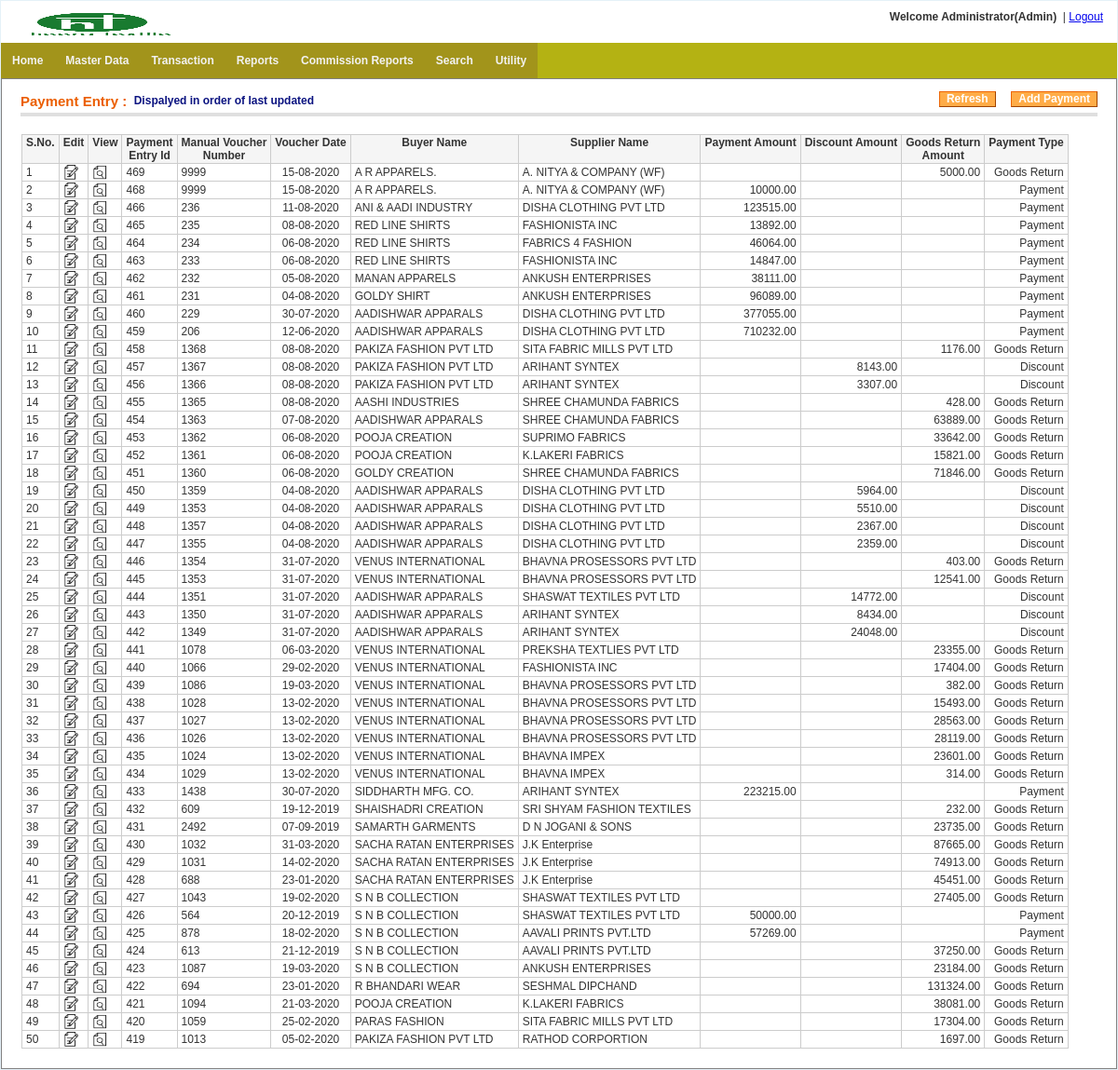
Page /payment_entry/index.php (signed in) on the earlier database version.
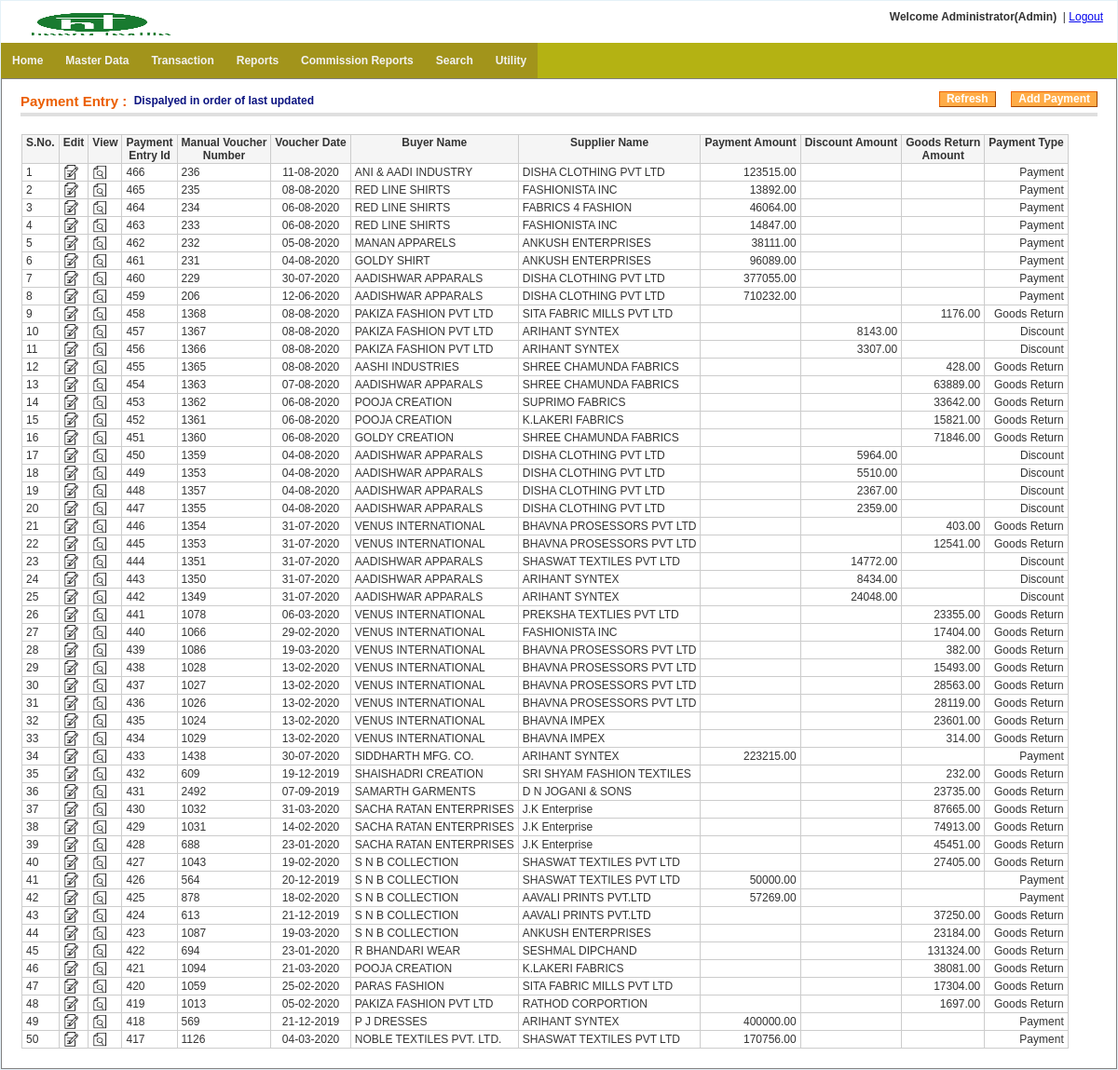
Same page on the later database version.
### tables this page shows
CREATE TABLE `menu` (
  `menu_id` int(11) NOT NULL auto_increment,
  `menu_name` varchar(255) NOT NULL,
  `parent_id` int(11) NOT NULL default '0' COMMENT '0 if menu is root level or menuid if this is child on any menu',
  `link` varchar(255) NOT NULL,
  `status` enum('0','1') NOT NULL default '1' COMMENT '0 for disabled menu or 1 for enabled menu',
  `user_role` varchar(20) NOT NULL default '',
  PRIMARY KEY  (`menu_id`)
);

CREATE TABLE `txt_payment_entry_main` (
  `payment_entry_id` bigint(20) NOT NULL auto_increment,
  `manual_vou_number` varchar(20) NOT NULL default '',
  `old_system_vou_number` varchar(20) NOT NULL default '',
  `voucher_date` date NOT NULL default '1970-01-01',
  `buyer_account_code` varchar(20) NOT NULL default '',
  `supplier_account_code` varchar(20) NOT NULL default '',
  `vou_type` varchar(20) NOT NULL default '',
  `payment_amount` decimal(15,2) NOT NULL default '0.00',
  `discount_amount` decimal(15,2) NOT NULL default '0.00',
  `gr_amount` decimal(15,2) NOT NULL default '0.00',
  `narration` varchar(100) NOT NULL default '',
  `supporting_doc_1` varchar(200) NOT NULL default '',
  `supporting_doc_2` varchar(200) NOT NULL default '',
  `create_user` varchar(20) NOT NULL default '',
  `create_date` datetime NOT NULL default '1970-01-01 00:00:00',
  `last_update_user` varchar(20) NOT NULL default '',
  `last_update_date` datetime NOT NULL default '1970-01-01 00:00:00',
  `delete_tag` varchar(10) NOT NULL default 'FALSE',
  `delete_user` varchar(20) NOT NULL default '',
  `delete_date` datetime NOT NULL default '1970-01-01 00:00:00',
  PRIMARY KEY  (`payment_entry_id`)
);

### includes/settings.php (called while the page is built, shortened)
<?php
$host=$_SERVER["HTTP_HOST"];
if(false) {
		$web_path="http://malwainfotech.com/Textile/";
	}
 else {
	$web_path="http://$host/HTextile/";
}
?>

### includes/config.php (called while the page is built, shortened)
<?php
  function rev_convert_date($date) {
    if(!empty($date) && $date!='0000-00-00' && $date!='1970-01-01' && $date!='2030-01-01') {
	  	$temp_date=explode("-",$date);
		$dd=$temp_date[2];
		$mm=$temp_date[1];
		$yy=$temp_date[0];
		$new_date=$dd."-".$mm."-".$yy;
		return $new_date;
	} else {
		return;
	}
  }
function zeroToBlank($num){
	if(is_nan($num)){
		return "";
	}else if($num==0){
		return "";
	}
	return $num;
}
?>

### payment_entry/index.php (the view, shortened to what this page needs)
<?php include("../includes/check_session.php");
include("../includes/config.php");
$con=get_connection();
$sql="select * from txt_company where delete_tag='FALSE' order by company_id ASC";
$result=mysqli_query($con,$sql);
$company_array=array("Value"=>"Key");
while($rs=mysqli_fetch_array($result))
{
  $com_array=array($rs['firm_name']=>$rs['company_id']);
  $company_array=array_merge($company_array,$com_array);
}
?>
<!DOCTYPE html PUBLIC "-//W3C//DTD XHTML 1.0 Transitional//EN" "http://www.w3.org/TR/xhtml1/DTD/xhtml1-transitional.dtd">
<html xmlns="http://www.w3.org/1999/xhtml">
<head>
<link href="<?php echo $web_path; ?>css/style.css" rel="stylesheet" type="text/css" />
<center>
<table width="100%" border="0" align="center" style="border:1px solid #e5f1f8;background-color:#FFFFFF">
<tr>
    <td><?php include("../includes/header.php"); ?></td>
  </tr>
  <tr>
    <td><?php include("../includes/menu.php"); ?></td>
  </tr>
  <tr>
    <td height="326" valign="top"><table width="100%" style="margin-top:0px" align="center" cellpadding="0" cellspacing="0" border="1">
                        <tr>
                            <td valign="top">
                            <div class="content_padding">
                            <div class="content-header">
            <table width="100%"><tr><td valign="bottom" width="335" ><h3>Payment Entry :</h3> <h4>Dispalyed in order of last updated</h4></td>
            	<td align="right"> <button onclick="location.href='index.php'">Refresh</button> &nbsp; &nbsp; <button onClick="location.href='add_payment_entry.php'">Add Payment</button></td>
            </tr>
            </table>
            </div>
    <table cellpadding="0" cellspacing="0" border="0">
            <tr>
             <td  valign="top">
<table class="tbl_border">
	<tr>
    	<th valign="top" >S.No.</th>
      <th valign="top" >Edit</th>
      <th valign="top" >View</th>
        <th valign="top" >Payment <BR> Entry Id</th>
        <th valign="top" >Manual Voucher <BR> Number</th>
        <th valign="top" >Voucher Date</th>
        <th valign="top" >Buyer Name</th>
        <th valign="top" >Supplier Name</th>
        <th valign="top" >Payment Amount</th>
        <th valign="top" >Discount Amount</th>
        <th valign="top" >Goods Return <BR> Amount</th>
        <th valign="top" >Payment Type</th>
    </tr>
<?php
$sql_pay="select * from txt_payment_entry_main
        where delete_tag='FALSE'
        order by last_update_date desc,voucher_date DESC, payment_entry_id desc LIMIT 0,50";
$result=mysqli_query($con,$sql_pay);
$count=0;
while($rs=mysqli_fetch_array($result))
{
	$payment_entry_id=$rs[0];
	echo "<tr>";
  echo "<td>".++$count."</td>";
  echo "<td><a href='edit_payment_entry.php?payment_entry_id=$payment_entry_id'><img src='../images/noun_project_edit_1.png' height='16' width='16' border='0' title='Edit' /></a></td>";
  echo "<td><a href='view_payment_entry.php?payment_entry_id=$payment_entry_id'><img src='../images/noun_project_preview_1.png' height='16' width='16' border='0' title='View' /></a></td>";
  echo "<td align='left' >".$rs['payment_entry_id']."</td>";
	echo "<td  align='left' >".$rs['manual_vou_number']."</td>";
  echo "<td  align='center' >".rev_convert_date($rs['voucher_date'])."</td>";
$disp_supp_name=array_search($rs['supplier_account_code'],$company_array);
$disp_buyer_name=array_search($rs['buyer_account_code'],$company_array);
	echo "<td>".$disp_buyer_name."</td>";
  echo "<td>".$disp_supp_name."</td>";
  echo "<td  align='right' >".zeroToBlank($rs['payment_amount'])."</td>";
  echo "<td align='right' >".zeroToBlank($rs['discount_amount'])."</td>";
  echo "<td align='right' >".zeroToBlank($rs['gr_amount'])."</td>";
  echo "<td align='right' >".$rs['vou_type']."</td>";
	echo"</tr>";
}
?>
</table>
</td></tr></table><?php $_SESSION['uid']=77; ?>
                  </div>
                  </td></tr></table>
                  </td></tr>
                  </table>
                  </html>

### includes/header.php (shortened to what this page needs)
<table width="100%" align="center" cellpadding="0" cellspacing="0" border="0">
                        <tr>
                        <td align="left"  valign="top" align='center'>
                        <div class="header_panel" valign="top"  > <h3>
                        <img height='30' width='180' src="<?php echo $web_path; ?>images/dt_png.png" alt="DT">
                         </h3>
                          </div>
                        </td>
                            <td align="center">&nbsp;
                            </td>
                             <td align="right" valign="top">
                             <div style="padding-right:15px; padding-top:10px;">
                        <?php
                        $user_type_ar_head=array('Admin' => 'admin',
                        'User' => 'user',
                        'Master' =>'master'
                    );
                          $role_id="";
                          if(isset($_SESSION['ROLEID'])){
                            $role_id=$_SESSION['ROLEID'];
                          }
                          $disp_role_name=array_search($role_id,$user_type_ar_head);
                        if($_SESSION['LOGID']) {
                          echo " <strong>Welcome ".$_SESSION['USER_NAME']."(".$disp_role_name.")</strong> &nbsp;";
                          echo "| <a href='".$web_path."login/logout.php'>Logout</a>";
                        }
          						  ?>
                          	</div>
                         </td>
                        </tr>
                    </table>

### includes/menu.php
<?php
$con=get_connection();
?>
<?php
function get_menu_tree($parent_id,$web_path)
{
  global $con;
  $role_id="";
  if(isset($_SESSION['ROLEID'])){
    $role_id=$_SESSION['ROLEID'];
  }
  $menu = "";
    $sqlquery = " SELECT * FROM menu where status='1' and parent_id='$parent_id' and user_role='$role_id' ";
	$res=mysqli_query($con,$sqlquery);
    while($row=mysqli_fetch_array($res,MYSQLI_ASSOC))
	{
           $menu .="<li><a href='".$web_path.$row['link']."?menu_id=".$row['menu_id']."'>".$row['menu_name']."</a>";
		   $menu .= "<ul>".get_menu_tree($row['menu_id'],$web_path)."</ul>";
 		   $menu .= "</li>";
    }
    return $menu;
}
?>
<ul class="main-navigation">
<?php echo get_menu_tree(0,$web_path); ?>
</ul>

### Htextile/css/style.css (style rules this page uses)
.tbl_border { border: 1px solid #cccccc; border-collapse: collapse; padding: 1px 4px; margin: 1px; }
.tbl_border td { border: 1px solid #cccccc; border-collapse: collapse; padding: 1px 4px; }
.tbl_border th { border: 1px solid #cccccc; background-color: #F5F5F5; border-collapse: collapse; padding: 1px 4px; margin: 1px; }
table { border-collapse: collapse; }
.tbl_border2 td, th { border: 1px solid #cccccc; border-collapse: collapse; padding: 10px; margin: 1px; }
button, .form-button { -x-system-font: none; background: #FFAC47 repeat-x scroll 0 100%; border-color: #ED6502 #A04300 #A04300 #ED6502; border-style: solid; border-width: 1px; color: #FFFFFF; cursor: pointer; font-family: arial, helvetica, sans-serif; font-size: 12px; font-size-adjust: none; font-stretch: normal; font-style: normal; font-variant: normal; font-weight: bold; line-height: normal; padding: 0 7px 1px; text-align: center !important; white-space: nowrap; }
.content-header { margin-bottom: 18px; border-bottom: 4px solid #dfdfdf; padding-bottom: .25em; margin-top: 10px; }
.content-header h3 { color: #EB5E00; float: left; font-size: 1.25em; line-height: 1.2em; margin: 0.3em 0.5em 0 0; }
.content-header h4 { color: #0c1481; float: left; font-size: 1.00em; line-height: 1.2em; margin: 0.5em 0.5em 0 0; }
.header_panel h3 { font-size: 18px; margin-bottom: 5px; color: #100786; font-family: Arial, Helvetica, sans-serif; margin-top: 5px; padding-left: 15px; padding-top: 5px; }
.content_padding { padding: 0 20px 20px 20px; }
ul { list-style: none; padding: 0; margin: 0; background: #b4b213; position: relative; z-index: 1; }
ul li { display: block; position: relative; float: left; background: #a2941b; }
ul li a { display: block; padding: 1em; text-decoration: none; white-space: nowrap; color: #f2f2f2; font: bold 12px Arial, sans-serif; }
ul:before, ul:after { content: " "; display: table; }
ul:after { clear: both; }

### payment_entry/index.php (style rules this page uses)
* { margin:0; padding:0; }
table,th,td { border-collapse:collapse; font-size:12px; }

Differences in the rows shown:
no longer on this page (row edited): txt_payment_entry_main: payment_entry_id "469", manual_vou_number "9999", voucher_date "15-08-2020", buyer_account_code "A R APPARELS.", supplier_account_code "A. NITYA & COMPANY (WF)", gr_amount "5000.00", vou_type "Goods Return"
no longer on this page (row edited): txt_payment_entry_main: payment_entry_id "468", manual_vou_number "9999", voucher_date "15-08-2020", buyer_account_code "A R APPARELS.", supplier_account_code "A. NITYA & COMPANY (WF)", payment_amount "10000.00", vou_type "Payment"
now on this page (row unchanged): txt_payment_entry_main: payment_entry_id "418", manual_vou_number "569", voucher_date "21-12-2019", buyer_account_code "P J DRESSES", supplier_account_code "ARIHANT SYNTEX", payment_amount "400000.00", vou_type "Payment"
now on this page (row unchanged): txt_payment_entry_main: payment_entry_id "417", manual_vou_number "1126", voucher_date "04-03-2020", buyer_account_code "NOBLE TEXTILES PVT. LTD.", supplier_account_code "SHASWAT TEXTILES PVT LTD", payment_amount "170756.00", vou_type "Payment"
